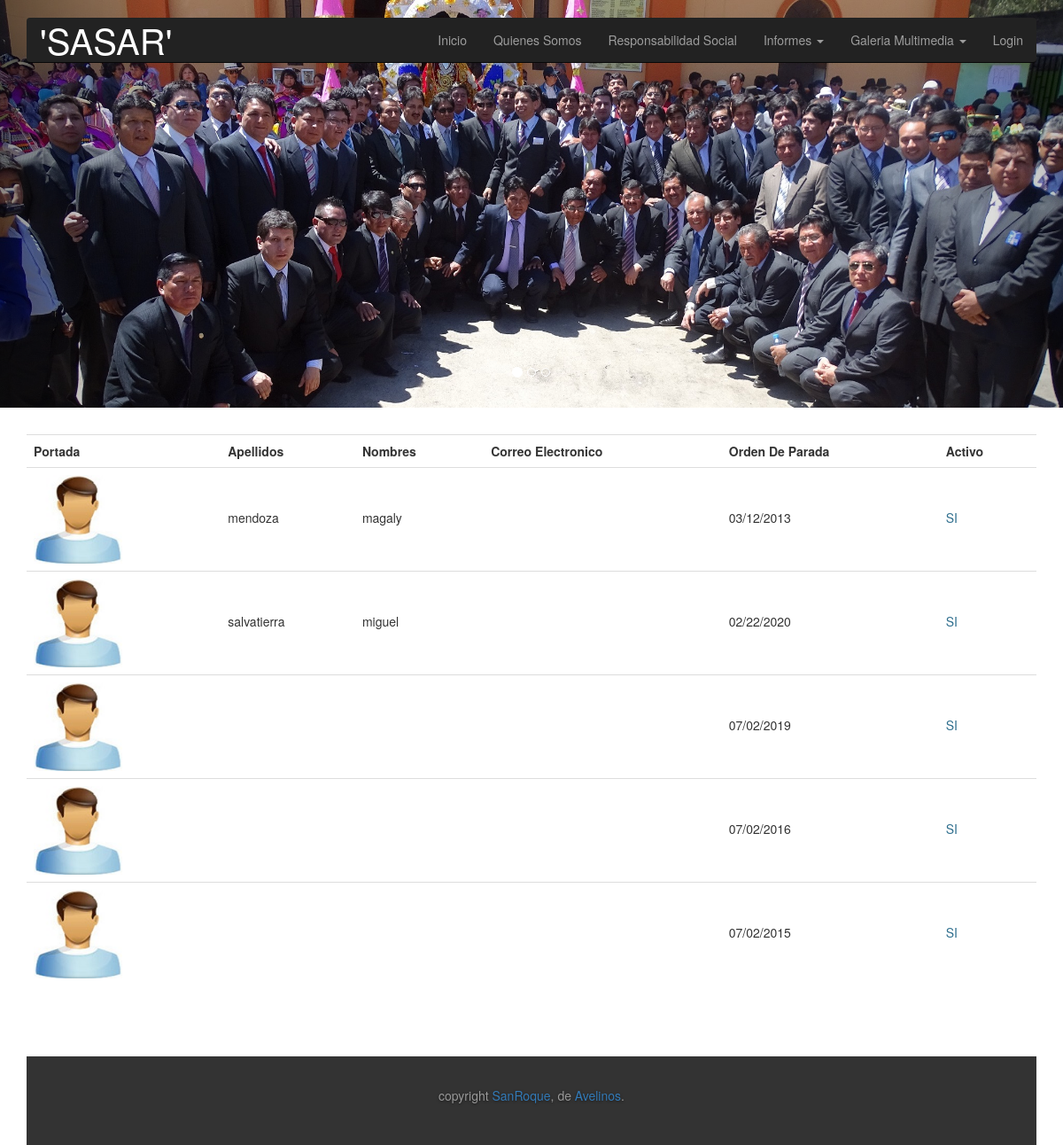
The app's page /socios/ with its own data.
### backend/models.py (models this page shows, shortened)
class Portadas(models.Model):
    imagen = models.ImageField(upload_to="Portadas/",blank=True, null=True)
    titulo= models.CharField(max_length=128,blank=True, null=True)
    descripcion= models.TextField(blank=True, null=True)
    socio = models.ForeignKey(Socio,blank=True, null=True)

class Socio(User):
    resumen = models.TextField(blank=True, null=True)
    direccion = models.CharField(max_length=128,blank=True, null=True)
    dni = models.CharField(max_length=8, unique=True)
    fecha_nacimiento = models.DateField(blank=True, null=True)
    ocupacion = models.CharField(max_length=64,blank=True, null=True)
    residencia = models.CharField(max_length=128,blank=True, null=True)
    picture = models.ImageField(upload_to="Socios/",
                                default='default/avatar.png',blank=True, null=True)
    categoria = models.ForeignKey(Categoria,blank=True, null=True)
    video = models.FileField(upload_to="VideoSocio",blank=True, null=True)
    video_titulo = models.CharField(max_length=150,blank=True, null=True)
    video_descripcion = models.TextField(blank=True, null=True)
    orden_parada = models.DateField(blank=True, null=True)
    create_at = models.DateTimeField(auto_now_add=True)
    update_at = models.DateTimeField(auto_now=True)
    def __str__(self):
        return '{0}'.format(self.dni)

### frontend/views.py (the view)
# urls.py: url(r'^socios/$','socios',name='socios'),
def socios(request):
    portadas = Portadas.objects.all()
    usuarios = Socio.objects.all().order_by("-id")
    print usuarios
    cntxt={
        'usuarios':usuarios,'portadas':portadas,
    }
    return render(request,'frontend/socios.html',cntxt)

### legion/templates/frontend/socios.html (shortened to what this page needs)
{% extends 'frontend/base.html' %}
{% load staticfiles %}
{% block contenido %}
  <div class="row">
    <div class="reportes-generales tabla-responsive col-lg-12">
      <table class="table table-hover">
        <tr>
          <th>Portada</th>
          <th>Apellidos</th>
          <th>Nombres</th>
          <th>Correo Electronico</th>
          <th>Orden De Parada</th>
          <th>Activo</th>
        </tr>
        {% for item in usuarios %}
        <tr id="info-socios">
            <td>
                <img id="image_socios" src="{{MEDIA_URL}}{{item.socio.picture}}" />
            </td>
            <td class="texto-center">{{ item.last_name }}</td>
            <td class="texto-center">{{ item.first_name }}</td>
            <td class="texto-center">{{ item.email }}</td>
            <td class="texto-center">{{ item.orden_parada|date:"SHORT_DATE_FORMAT" }}</td>
            <td class="texto-center">
                {% if item.is_active %}
                <p class="text-info">SI</p>
                {% else %}
                <p class="text-danger">NO</p>
                {% endif %}
            </td>
        </tr>
        {% endfor %}
    </table>
    </div>
  </div>
  <br/><br/><br/>
{% endblock contenido %}

### legion/templates/frontend/base.html (shortened to what this page needs)
{% load staticfiles %}
<!DOCTYPE html>
<html lang="en">
  <head>
    <link href="{% static 'css/style.css' %}" rel="stylesheet" />
    <link href="{% static 'bootstrap/css/bootstrap.css' %}" rel="stylesheet" />
    <link href="{% static 'bootstrap/css/carousel.css' %}" rel="stylesheet" />
    <link href="{% static 'bootstrap/css/navbar.css' %}" rel="stylesheet" />
  </head>
  <body class="">
    <div class="navbar-wrapper">
      <div class="container">
        <nav class="navbar navbar-inverse navbar-static-top">
          <div class="container">
            <div class="navbar-header">
              <a id="titulo" class="navbar-brand" href="#">'SASAR'</a>
            </div>
            <div id="navbar" class="navbar-collapse collapse">
              <ul class="nav navbar-nav navbar-right">
                <li id="home"><a href="/home">Inicio</a></li>
                <li id="quienes_somos"><a href="{% url 'quienes_somos' %}">Quienes Somos</a></li>
                <li id="responsabilidad_social"><a href="{% url 'responsabilidad_social' %}">Responsabilidad Social</a></li>
                <li id="informe" class="dropdown">
                  <a href="#" class="dropdown-toggle" data-toggle="dropdown" role="button" aria-expanded="false">Informes <span class="caret"></span></a>
                </li>
                <li id="galeria" class="dropdown">
                  <a href="#" class="dropdown-toggle" data-toggle="dropdown" role="button" aria-expanded="false">Galeria Multimedia <span class="caret"></span></a>
                </li>
                {% if user.is_authenticated %}
                {{usuario.gro}}
                    <li class=""><a href="{% url 'index' %}">Ingresar al Sistema</a></li>
                    <li class=""><a href="{% url 'logout' %}">Salir</a></li>
                {% else %}
                <li class=""><a href="/login">Login</a></li>
                {% endif %}
              </ul>
            </div>
          </div>
        </nav>
      </div>
    </div>
    <div id="myCarousel" class="carousel slide" data-ride="carousel">
      <ol class="carousel-indicators">
        <li data-target="#myCarousel" data-slide-to="0" class="active"></li>
        <li data-target="#myCarousel" data-slide-to="1"></li>
        <li data-target="#myCarousel" data-slide-to="2"></li>
      </ol>
      <div class="carousel-inner" role="listbox">
        {% for item in portadas %}
        <div class="item {{item.descripcion}}">
          <img src="{{MEDIA_URL}}{{item.imagen}}"  alt="{{item.titulo}}" />
        </div>
        {% endfor %}
      </div>
      <a class="left carousel-control" href="#myCarousel" role="button" data-slide="prev">
        <span class="glyphicon glyphicon-chevron-left" aria-hidden="true"></span>
      </a>
      <a class="right carousel-control" href="#myCarousel" role="button" data-slide="next">
        <span class="glyphicon glyphicon-chevron-right" aria-hidden="true"></span>
      </a>
    </div>
    <div class="container marketing">
      {% block contenido %}
      {% endblock contenido %}
      <footer>
         <div class="mastfoot">
            <div class="inner">
              <p>copyright <a href="">SanRoque</a>, de <a href="">Avelinos</a>.</p>
            </div>
          </div>
      </footer>
    </div>
  </body>
</html>

### legion/static/css/style.css (style rules this page uses)
#titulo { color: #fff; font-size:30pt; }
#image_socios { width: 100px; height: 100px; }
#info-socios .texto-center { padding-top: 4%; }

### records on screen
Portadas: imagen (picture)
Socio: socio.picture (placeholder picture), last_name "mendoza", first_name "magaly", orden_parada "03/12/2013"
Socio: socio.picture (placeholder picture), last_name "salvatierra", first_name "miguel", orden_parada "02/22/2020"
Socio: socio.picture (placeholder picture), orden_parada "07/02/2019"
Socio: socio.picture (placeholder picture), orden_parada "07/02/2016"
Socio: socio.picture (placeholder picture), orden_parada "07/02/2015"
